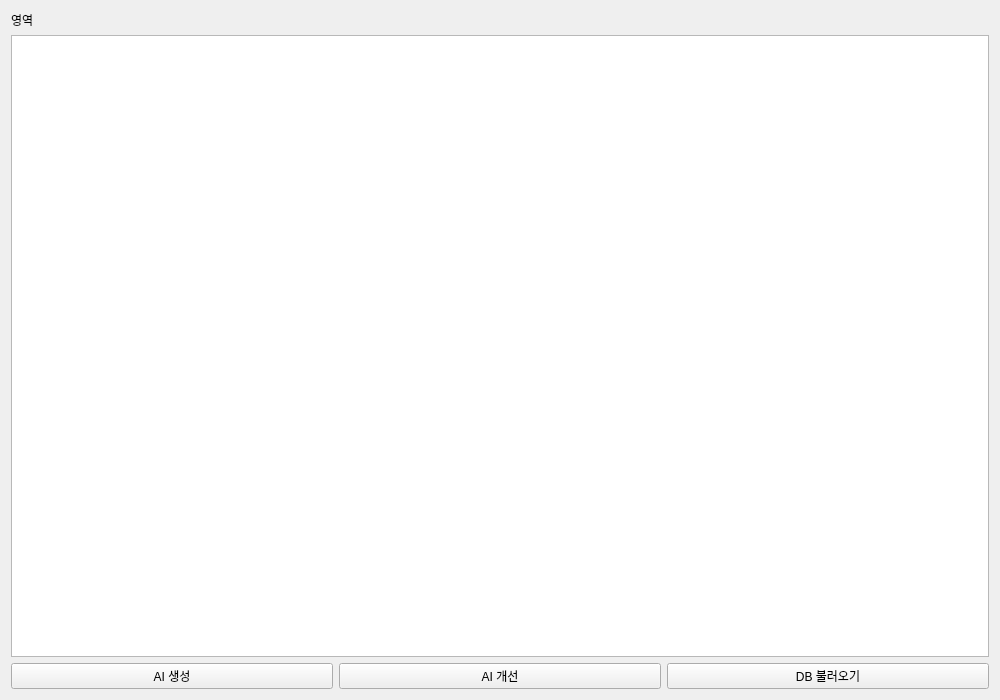
<?xml version="1.0" encoding="UTF-8"?>
<ui version="4.0">
 <class>QWidget</class>
 <widget class="QWidget" name="SectionPage">
  <property name="geometry"><rect><x>0</x><y>0</y><width>1000</width><height>700</height></rect></property>
<layout class="QVBoxLayout" name="root"><item><widget class="QLabel" name="sectionTitle"><property name="text"><string>영역</string></property></widget></item><item><widget class="QPlainTextEdit" name="contentEdit"><property name="readOnly"><bool>false</bool></property></widget></item><item><layout class="QHBoxLayout" name="buttons"><item><widget class="QPushButton" name="generateButton"><property name="text"><string>AI 생성</string></property></widget></item><item><widget class="QPushButton" name="improveButton"><property name="text"><string>AI 개선</string></property></widget></item><item><widget class="QPushButton" name="loadButton"><property name="text"><string>DB 불러오기</string></property></widget></item></layout></item></layout>
 </widget>
 <resources/><connections/>
</ui>
